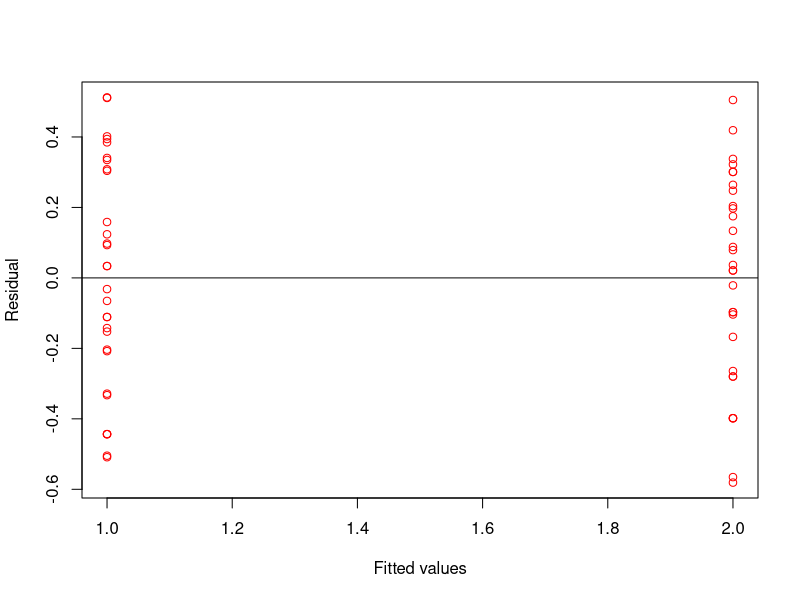
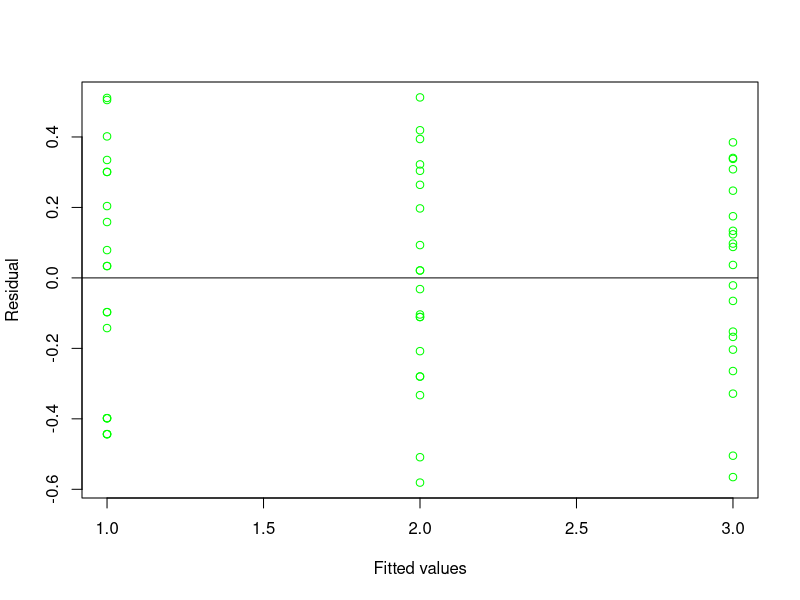
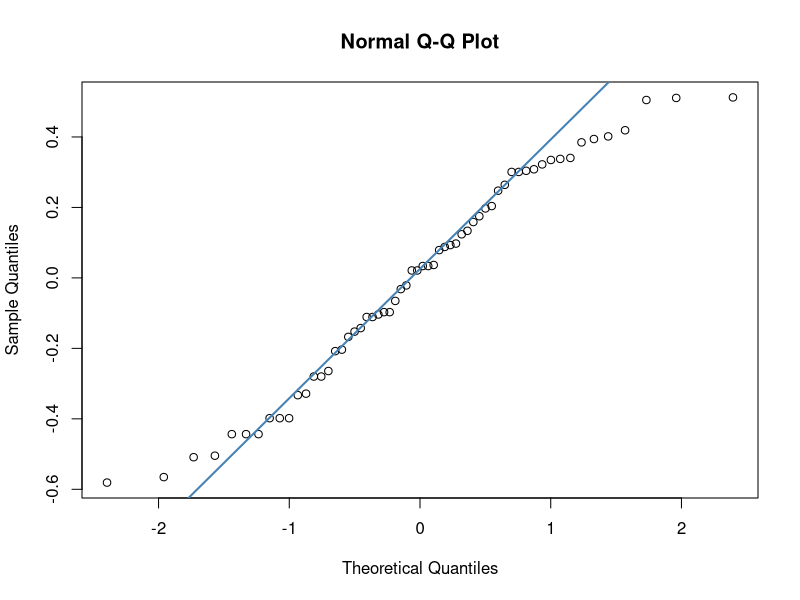
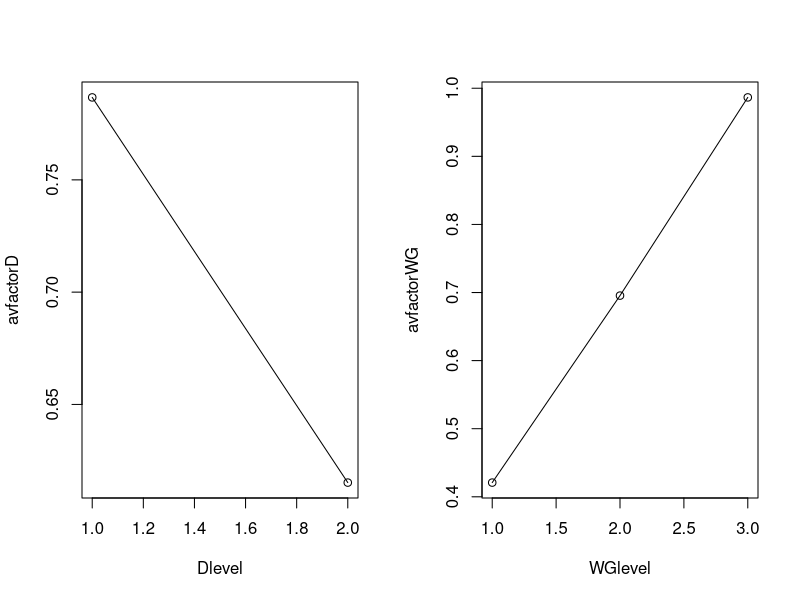

Source code (R) for these figures, in order:
# 19-18 Kidney failure hospitalization
# data loading 
setwd("/Users/cs0823/Documents/STA_207/HW3")
data = read.table(file = "Data19_18.csv", header= FALSE, sep = ",")
colnames(data)[colnames(data)=="V1"] <- "Days"
colnames(data)[colnames(data)=="V2"] <- "Duration"
colnames(data)[colnames(data)=="V3"] <- "Weight_Gain"
colnames(data)[colnames(data)=="V4"] <- "Replication"

# (a) two-factors full model
X_D_fac = factor(data$Duration)
X_WG_fac = factor(data$Weight_Gain)
Y = data$Days
Y_tran = log10(Y+1)
fit = aov(Y_tran ~ X_D_fac+X_WG_fac+X_D_fac*X_WG_fac, data=data)
values = fitted.values(fit)
res = fit$residuals

# (b) residual plots
X_D = data$Duration
X_WG = data$Weight_Gain
X_rep = data$Replication
res_plot_D = plot(X_D, res, ylab = "Residual", xlab = "Fitted values", col='red')
abline(0,0)
res_plot_WG = plot(X_WG, res, ylab = "Residual", xlab = "Fitted values", col='green')
abline(0,0)

# (c) normal probability plot
qqnorm(res)
qqline(res, col = "steelblue", lwd = 2)
#StdErr = summary(fit)$sigma
#n = 60
#ExpVals = sapply(1:n, function(k) StdErr*qnorm((k-0.375)/(n+0.25)))
#cor(ExpVals, sort(res))

# 19-19
# (a) estimated treatment means plot
avfactorD = tapply(Y_tran, X_D_fac, mean)
avfactorWG = tapply(Y_tran, X_WG_fac, mean)
Dlevel = 1:2
WGlevel = 1:3
par(mfrow=c(1:2))
plot(Dlevel, avfactorD, type="o")
plot(WGlevel, avfactorWG, type="o")

# (b) ANOVA table
summary(fit)

# (c) Test whether or not the two factors interact
Y_ijd = matrix(1, nrow = 2, ncol = 3)
# from fitted values
Y_ijd[1,] = c(0.44348, 0.80997, 1.10670)
Y_ijd[2,] = c(0.39823, 0.58096, 0.86639)
Y_idd = matrix(1, nrow = 2, ncol = 1)
Y_idd[1,] = sum(Y_ijd[1,])/3
Y_idd[2,] = sum(Y_ijd[2,])/3
Y_ddd = sum(Y_idd[,1])/2
alphai = t(c(Y_idd[1,1]-Y_ddd, Y_idd[2,1]-Y_ddd))

Y_djd = matrix(1, nrow=1, ncol=3)
Y_djd[,1] = sum(Y_ijd[,1])/2
Y_djd[,2] = sum(Y_ijd[,2])/2
Y_djd[,3] = sum(Y_ijd[,3])/2
betaj = c(Y_djd[1,1]-Y_ddd, Y_djd[1,2]-Y_ddd, Y_djd[1,3]-Y_ddd)
abij = matrix(1, nrow = 2, ncol = 3)

for (i in 1:2){
  for (j in 1:3){
    abij[i,j] = Y_ijd[i,j]-Y_ddd-alphai[i]-betaj[j]
  }
}

for (i in 1:2){
  for (j in 1:3){
    SSAB = 10*sum((abij[i,j])^2)
  }
}
MSAB = SSAB/(2-1)/(3-1)

# reformulate fitted values
values_all = c((rep((0.44348), 10)), (rep((0.80997), 10)), 
               (rep((1.10670), 10)), (rep((0.39823), 10)),
               (rep((0.58096), 10)), (rep((0.86639), 10)))
data_new = data.frame(values_all, X_D, X_WG, X_rep)

for (i in c(1:2)){
  for (j in c(1:3)){
    for (k in c(1:10)){
      SSE = sum((data_new[which(data_new$X_rep=='k' & data_new$X_WG=='j' 
                                & data_new$X_D =='i'),]$values_all - Y_ijd[i,j])^2)
    }
  }
}             

# 19-34
# (a) Estimate u22 with a 95 percent confidence interval
#Y_ijk = matrix(v)



